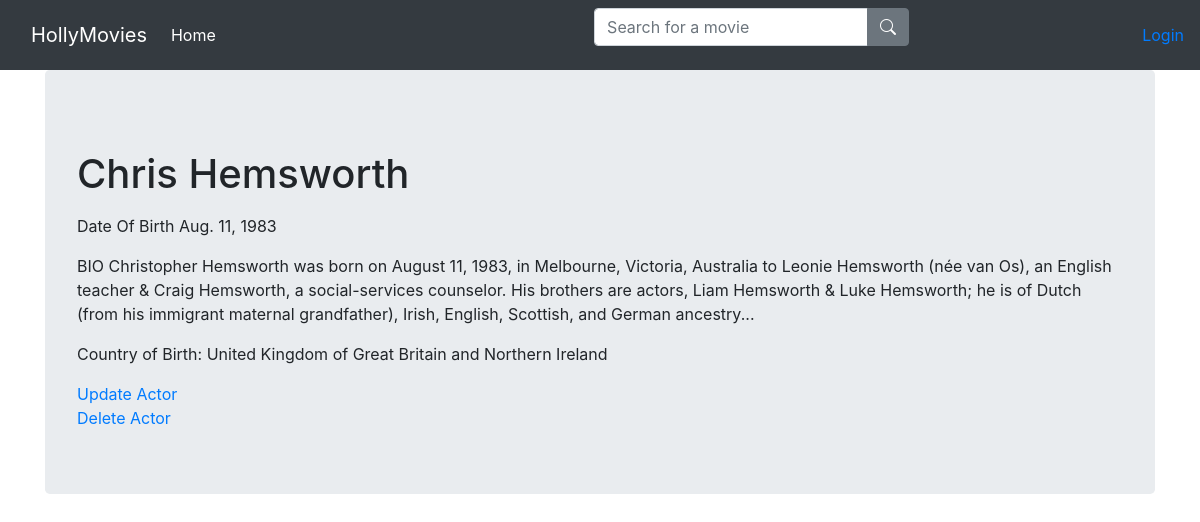
Page /name/1 on the committed database.
### viewer/models.py (models this page shows, shortened)
class Actor(models.Model):
    name = models.CharField(max_length=100)
    date_of_birth = models.DateField()
    bio = models.TextField()
    country_of_birth = models.CharField(max_length=30, choices=COUNTRIES_CHOICES, default='US')

### viewer/views.py (the view)
# urls.py: path('name/<int:pk>', DetailActor.as_view(), name='detail_actor'),
class DetailActor(DetailView):
    template_name = 'detail_actor.html'
    model = Actor
    context_object_name = 'actor'
    def get_context_data(self, **kwargs):
        context = super().get_context_data(**kwargs)
        country_code = context['actor'].country_of_birth
        country_name = get_country_name(country_code)
        context['country_name'] = country_name
        return context

### viewer/views.py (called while the page is built)
def get_country_name(country_code):
    for country in COUNTRIES_CHOICES:
        if country[0] == country_code:
            return country[1]

### viewer/templates/detail_actor.html
{%extends 'base.html'%}
{%block content%}
<p><h1>{{actor.name}}</h1></p>
<p>Date Of Birth {{actor.date_of_birth}}</p>
<p>BIO {{actor.bio}}</p>
<p>Country of Birth: {{country_name}}</p>
<a href="{% url 'update_actor' actor.id%}">Update Actor</a>
<br>
<a href="{% url 'delete_actor' actor.id %}">Delete Actor</a>
{%endblock%}

### rows in the picture
Actor: name "Chris Hemsworth", date_of_birth "Aug. 11, 1983", bio "Christopher Hemsworth was born on August 11, 1983, in Melbourne, Victoria, Australia to Leonie Hemsworth (née van Os), an English teacher & Craig Hemsworth, a social-services counselor. His brothers are actors, Liam Hemsworth & Luke Hemsworth; he is of Dutch (from his immigrant maternal grandfather), Irish, English, Scottish, and German ancestry..."

### other values in the picture
{{ country_name }} "United Kingdom of Great Britain and Northern Ireland"
